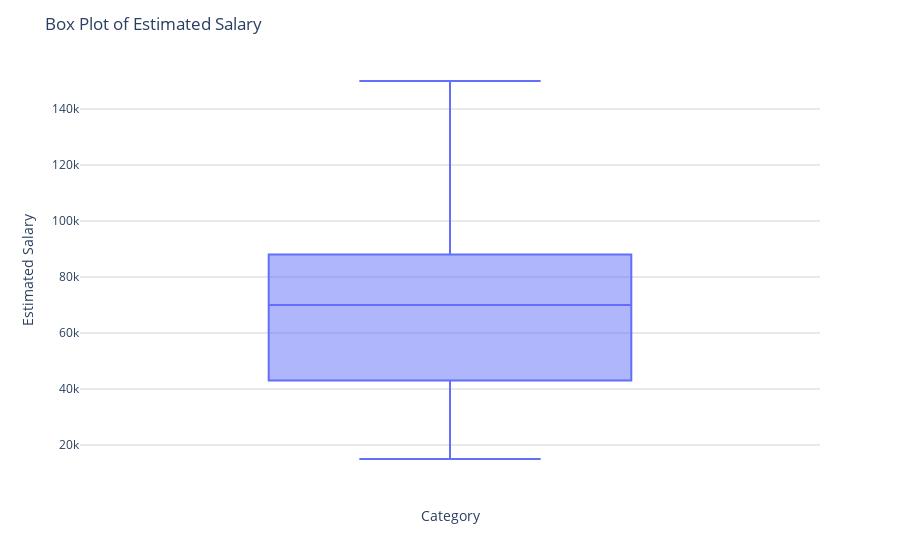

Write notebook code for a chart like this one.
### Code cell
fig = px.box(df, y="EstimatedSalary")

fig.update_layout(
    title="Box Plot of Estimated Salary",  
    xaxis_title="Category",  
    yaxis_title="Estimated Salary",  
    showlegend=False,  
    plot_bgcolor="white", 
    yaxis=dict(
        gridcolor="lightgray", 
        zeroline=False 
    )
)

fig.show()

### Figure 1 — Plotly figure (JSON) as saved in the notebook; plotly's stock layout.template omitted (floating-point values rounded to 4 significant figures; data arrays with more than 128 entries replaced by an {"elided": "..."} marker saying what was removed)
{"data": [{"alignmentgroup": "True", "hovertemplate": "EstimatedSalary=%{y}<extra></extra>", "legendgroup": "", "marker": {"color": "#636efa"}, "name": "", "notched": false, "offsetgroup": "", "orientation": "v", "showlegend": false, "type": "box", "x0": " ", "xaxis": "x", "y": {"elided": "400 int values"}, "y0": " ", "yaxis": "y"}], "layout": {"boxmode": "group", "legend": {"tracegroupgap": 0}, "margin": {"t": 60}, "plot_bgcolor": "white", "showlegend": false, "title": {"text": "Box Plot of Estimated Salary"}, "xaxis": {"anchor": "y", "domain": [0, 1], "title": {"text": "Category"}}, "yaxis": {"anchor": "x", "domain": [0, 1], "gridcolor": "lightgray", "title": {"text": "Estimated Salary"}, "zeroline": false}}}
